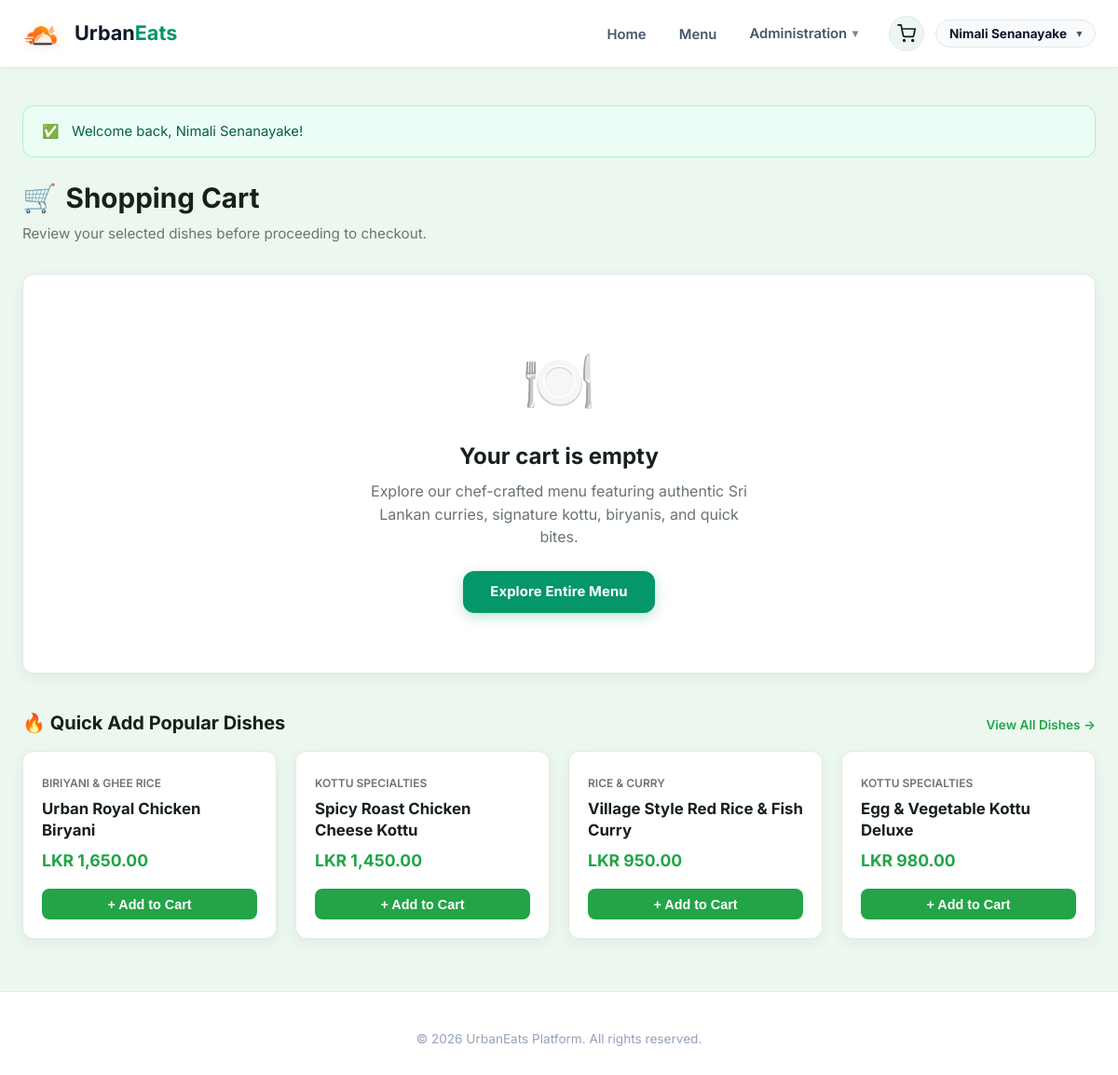
/public/orders/cart.php (signed in), run on the app's committed database.
### tables this page shows
CREATE TABLE `users` (
  `user_id` BIGINT UNSIGNED NOT NULL AUTO_INCREMENT,
  `role_id` TINYINT UNSIGNED NOT NULL,
  `full_name` VARCHAR(100) NOT NULL,
  `username` VARCHAR(50) NOT NULL,
  `email` VARCHAR(120) NOT NULL,
  `password_hash` VARCHAR(255) NOT NULL,
  `is_active` TINYINT(1) NOT NULL DEFAULT 1 COMMENT '1 = Active, 0 = Deactivated/Suspended',
  `created_at` TIMESTAMP NOT NULL DEFAULT CURRENT_TIMESTAMP,
  `updated_at` TIMESTAMP NOT NULL DEFAULT CURRENT_TIMESTAMP ON UPDATE CURRENT_TIMESTAMP,
  PRIMARY KEY (`user_id`),
  UNIQUE KEY `uk_users_username` (`username`),
  UNIQUE KEY `uk_users_email` (`email`),
  KEY `idx_users_role_id` (`role_id`),
  KEY `idx_users_is_active` (`is_active`),
  KEY `idx_users_created_at` (`created_at`),
  CONSTRAINT `fk_users_role` FOREIGN KEY (`role_id`)
    REFERENCES `roles` (`role_id`)
    ON UPDATE CASCADE
    ON DELETE RESTRICT
);

CREATE TABLE IF NOT EXISTS `dishes` (
    `dish_id`      INT UNSIGNED NOT NULL AUTO_INCREMENT PRIMARY KEY,
    `category_id`  INT UNSIGNED NOT NULL,
    `name`         VARCHAR(120) NOT NULL,
    `description`  TEXT         NULL,
    `price`        DECIMAL(10,2) NOT NULL,
    `image_path`   VARCHAR(255) NULL COMMENT 'Relative path: uploads/dishes/xxx.ext',
    `is_active`    TINYINT(1)   NOT NULL DEFAULT 1 COMMENT '1 = Active, 0 = Soft deleted',
    `created_at`   TIMESTAMP    NOT NULL DEFAULT CURRENT_TIMESTAMP,
    `updated_at`   TIMESTAMP    NOT NULL DEFAULT CURRENT_TIMESTAMP ON UPDATE CURRENT_TIMESTAMP,
    CONSTRAINT `fk_dishes_category`
        FOREIGN KEY (`category_id`) REFERENCES `categories` (`category_id`)
        ON UPDATE CASCADE ON DELETE RESTRICT,
    INDEX `idx_dishes_category_active` (`category_id`, `is_active`),
    INDEX `idx_dishes_price` (`price`),
    INDEX `idx_dishes_name` (`name`),
    INDEX `idx_dishes_active` (`is_active`)
);

CREATE TABLE IF NOT EXISTS `categories` (
    `category_id`   INT UNSIGNED NOT NULL AUTO_INCREMENT PRIMARY KEY,
    `name`          VARCHAR(80)  NOT NULL UNIQUE,
    `description`   VARCHAR(255) NULL,
    `display_order` TINYINT UNSIGNED NOT NULL DEFAULT 0,
    `is_active`     TINYINT(1)   NOT NULL DEFAULT 1 COMMENT '1 = Active, 0 = Inactive / Hidden',
    `created_at`    TIMESTAMP    NOT NULL DEFAULT CURRENT_TIMESTAMP,
    `updated_at`    TIMESTAMP    NOT NULL DEFAULT CURRENT_TIMESTAMP ON UPDATE CURRENT_TIMESTAMP,
    INDEX `idx_categories_active` (`is_active`),
    INDEX `idx_categories_order` (`display_order`, `name`)
);

### config/db.php (called while the page is built, shortened)
<?php
class Database
{
    private static ?array $config = null;
    public static function loadConfig(): array
    {
        if (self::$config !== null) {
            return self::$config;
        }
        $baseDir = dirname(__DIR__);
        $localConfig = $baseDir . '/config/config.local.php';
        $mainConfig  = $baseDir . '/config/config.php';
        $sampleConfig = $baseDir . '/config/config.sample.php';
        if (file_exists($localConfig)) {
            self::$config = require $localConfig;
        } elseif (file_exists($mainConfig)) {
            self::$config = require $mainConfig;
        } elseif (file_exists($sampleConfig)) {
            self::$config = require $sampleConfig;
        } else {
            throw new RuntimeException('No configuration file found in config directory.');
        }
        return self::$config;
    }
}

### includes/functions.php (called while the page is built, shortened)
<?php
function e(mixed $value): string
{
    return htmlspecialchars((string)($value ?? ''), ENT_QUOTES | ENT_SUBSTITUTE, 'UTF-8');
}
function get_flash_messages(): array
{
    $messages = $_SESSION['flash_messages'] ?? [];
    return is_array($messages) ? $messages : [];
}
function base_url(string $path = ''): string
{
    static $cachedBase = null;
    if ($cachedBase === null) {
        if (class_exists('Database')) {
            try {
                $config = Database::loadConfig();
                if (!empty($config['app']['url'])) {
                    $cachedBase = rtrim($config['app']['url'], '/');
                }
            } catch (Throwable) {
            }
        }
    }
    $path = ltrim($path, '/');
    return $path === '' ? $cachedBase : "{$cachedBase}/{$path}";
}

### includes/auth.php (called while the page is built, shortened)
<?php
function is_logged_in(): bool
{
    return !empty($_SESSION['user_id']) && is_numeric($_SESSION['user_id']);
}
function current_user_id(): ?int
{
    return is_logged_in() ? (int)$_SESSION['user_id'] : null;
}
function current_user_role(): ?string
{
    return $_SESSION['role'] ?? null;
}
function current_user(): ?array
{
    try {
        $pdo = get_db_connection();
        $stmt = $pdo->prepare(
            'SELECT u.user_id, u.role_id, u.full_name, u.username, u.email, u.is_active, u.created_at, u.updated_at,
                    r.role_name, r.role_description
             FROM users u
             INNER JOIN roles r ON u.role_id = r.role_id
             WHERE u.user_id = :id
             LIMIT 1'
        );
        $stmt->execute([':id' => current_user_id()]);
        $cachedUser = $stmt->fetch() ?: null;
        return $cachedUser;
    } catch (Throwable $e) {
        error_log('Failed fetching current_user: ' . $e->getMessage());
        return null;
    }
}

### includes/stock.php (called while the page is built, shortened)
<?php
require_once dirname(__DIR__) . '/config/db.php';
require_once __DIR__ . '/functions.php';
function format_lkr(float|int|string $price): string
{
    return 'LKR ' . number_format((float)$price, 2);
}

### public/orders/cart.php (the view, shortened to what this page needs)
<?php
$cartDetails = cart_get_details();
$items = $cartDetails['items'];
$pdo = get_db_connection();
$stmtPopular = $pdo->query(
    'SELECT d.dish_id, d.name, d.price, d.image_path, c.name AS category_name,
            COALESCE(i.qty_available, 0) AS qty_available
     FROM dishes d
     JOIN categories c ON d.category_id = c.category_id
     LEFT JOIN inventory i ON d.dish_id = i.dish_id
     WHERE d.is_active = 1 AND COALESCE(i.qty_available, 0) > 0
     ORDER BY d.dish_id ASC
     LIMIT 4'
);
$popularDishes = $stmtPopular->fetchAll();
$extraHead = '<link rel="stylesheet" href="' . base_url('css/component-c.css') . '">';
require_once dirname(__DIR__, 2) . '/includes/header.php';
?>
<div class="c-page-header">
    <div>
        <h1 class="c-page-title">
            <span>🛒</span> Shopping Cart
        </h1>
        <p class="c-page-subtitle">Review your selected dishes before proceeding to checkout.</p>
    </div>
</div>
<?php if (empty($items)): ?>
    <div class="c-card c-cart-empty-state">
        <div class="c-cart-empty-icon">🍽️</div>
        <h2 style="margin: 0 0 0.5rem 0; font-size: 1.5rem; color: var(--c-charcoal);">Your cart is empty</h2>
        <p style="color: var(--c-muted); max-width: 420px; margin: 0 auto 1.5rem auto;">
            Explore our chef-crafted menu featuring authentic Sri Lankan curries, signature kottu, biryanis, and quick bites.
        </p>
        <a href="<?= base_url('menu/index.php') ?>" class="btn btn-primary" style="padding: 0.75rem 1.75rem;">
            Explore Entire Menu
        </a>
    </div>
    <?php if (!empty($popularDishes)): ?>
        <div style="margin-top: 2.5rem;">
            <div style="display: flex; justify-content: space-between; align-items: baseline; margin-bottom: 1rem;">
                <h3 style="font-size: 1.25rem; font-weight: 700; color: var(--c-charcoal); margin: 0;">
                    🔥 Quick Add Popular Dishes
                </h3>
                <a href="<?= base_url('menu/index.php') ?>" style="font-size: 0.85rem; color: var(--c-primary); font-weight: 600; text-decoration: none;">
                    View All Dishes →
                </a>
            </div>
            <div style="display: grid; grid-template-columns: repeat(auto-fit, minmax(240px, 1fr)); gap: 1.25rem;">
                <?php foreach ($popularDishes as $pDish): ?>
                    <div class="c-card" style="margin-bottom: 0; padding: 1.25rem; display: flex; flex-direction: column; justify-content: space-between;">
                        <div>
                            <span style="font-size: 0.75rem; color: var(--c-muted); text-transform: uppercase; font-weight: 600;"><?= e($pDish['category_name']) ?></span>
                            <h4 style="margin: 0.35rem 0 0.5rem 0; font-size: 1.05rem; color: var(--c-charcoal);"><?= e($pDish['name']) ?></h4>
                            <div style="font-weight: 700; color: var(--c-primary); font-size: 1.1rem; margin-bottom: 1rem;">
                                <?= format_lkr($pDish['price']) ?>
                            </div>
                        </div>
                        <form action="<?= base_url('orders/cart.php') ?>" method="POST">
                            <button type="submit" class="c-btn-block c-btn-primary" style="padding: 0.55rem 1rem; font-size: 0.9rem;">
                                + Add to Cart
                            </button>
                        </form>
                    </div>
                <?php endforeach; ?>
            </div>
        </div>
    <?php endif; ?>
<?php endif; ?>
<?php require_once dirname(__DIR__, 2) . '/includes/footer.php'; ?>

### includes/header.php (shortened to what this page needs)
<?php
$currentUser = current_user();
$currentRole = current_user_role();
$currentScript = $_SERVER['SCRIPT_NAME'] ?? '';
$isHome = str_ends_with($currentScript, 'index.php') && !str_contains($currentScript, '/admin/') && !str_contains($currentScript, '/menu/');
$isMenu = str_contains($currentScript, '/menu/index.php') || str_contains($currentScript, '/menu/detail.php');
$isAdmin = str_contains($currentScript, '/admin/');
$isKitchen = str_contains($currentScript, '/menu/manage.php') || str_contains($currentScript, '/menu/stock.php') || str_contains($currentScript, '/menu/categories.php') || str_contains($currentScript, '/menu/dish-form.php');
$cartCount = 0;
if (is_logged_in() && isset($_SESSION['cart']) && is_array($_SESSION['cart'])) {
    $cartCount = (int)array_sum($_SESSION['cart']);
}
?>
<!DOCTYPE html>
<html lang="en">
<head>
    <link rel="stylesheet" href="<?= base_url('css/style.css') ?>">
    <?php if (!empty($extraHead)) echo $extraHead; ?>
</head>
<body>
<header class="site-header">
    <div class="container header-inner">
        <a href="<?= base_url('index.php') ?>" class="brand" aria-label="UrbanEats Home">
            <img src="<?= base_url('images/logo.png') ?>" alt="UrbanEats Logo" class="brand-logo-img">
            <span>Urban<span class="brand-highlight">Eats</span></span>
        </a>
        <div class="header-right">
            <nav>
                <ul class="nav-links" id="mainNav">
                    <li><a href="<?= base_url('index.php') ?>" class="nav-link <?= $isHome ? 'active' : '' ?>">Home</a></li>
                    <li><a href="<?= base_url('menu/index.php') ?>" class="nav-link <?= $isMenu ? 'active' : '' ?>">Menu</a></li>
                    <?php if (is_logged_in()): ?>
                        <?php if ($currentRole === 'admin'): ?>
                            <li class="nav-item-dropdown">
                                <a href="<?= base_url('admin/index.php') ?>" class="nav-link nav-dropdown-toggle <?= ($isAdmin || $isKitchen) ? 'active' : '' ?>">
                                    <span>Administration</span>
                                    <span class="nav-caret">▾</span>
                                </a>
                            </li>
                        <?php endif; ?>
                    <?php endif; ?>
                </ul>
            </nav>
            <div class="nav-actions">
                <?php if (is_logged_in() && $currentUser): ?>
                    <a href="<?= base_url('orders/cart.php') ?>" class="nav-cart-btn" aria-label="Shopping Cart (<?= $cartCount ?> items)" title="View Shopping Cart">
                    </a>
                    <div class="user-profile-menu">
                        <button type="button" class="user-badge-nav user-dropdown-btn" id="userMenuBtn" aria-haspopup="true" aria-expanded="false" title="Account settings">
                            <span class="user-name"><?= e(!empty($currentUser['full_name']) ? $currentUser['full_name'] : $currentUser['username']) ?></span>
                            <span class="dropdown-caret">▾</span>
                        </button>
                    </div>
                <?php else: ?>
                    <a href="<?= base_url('auth/login.php') ?>" class="btn btn-outline btn-sm">Sign In</a>
                    <a href="<?= base_url('auth/register.php') ?>" class="btn btn-primary btn-sm">Create Account</a>
                <?php endif; ?>
            </div>
        </div>
    </div>
</header>
<main class="main-content">
    <div class="container">
        <?php
        $flashMessages = get_flash_messages();
        if (!empty($flashMessages)):
            foreach ($flashMessages as $flash):
                $alertClass = 'alert-' . e($flash['type']);
                $icon = match ($flash['type']) {
                    'success' => '✅',
                    'danger'  => '⚠️',
                    'warning' => '⚡',
                    default   => 'ℹ️',
                };
        ?>
            <div class="alert <?= $alertClass ?>" role="alert">
                <span><?= $icon ?></span>
                <div><?= e($flash['message']) ?></div>
            </div>
        <?php
            endforeach;
        endif;
        ?>

### public/css/component-c.css (style rules this page uses)
:root { --c-primary: #22A447; --c-primary-dark: #167A35; --c-primary-light: #E8F5E9; --c-charcoal: #17211B; --c-surface: #FFFFFF; --c-background: #F7FAF7; --c-text: #202B24; --c-muted: #69756D; --c-border: #E2E9E3; --c-border-hover: #B8D1BE; --c-success: #16A34A; --c-warning: #D97706; --c-danger: #DC2626; --c-info: #2563EB; --c-radius: 12px; --c-radius-sm: 8px; --c-radius-lg: 16px; --c-shadow: 0 4px 16px rgba(23, 33, 27, 0.06); --c-shadow-hover: 0 8px 24px rgba(34, 164, 71, 0.12); --c-transition: all 0.2s cubic-bezier(0.4, 0, 0.2, 1); }
.c-page-header { margin-bottom: 2rem; display: flex; justify-content: space-between; align-items: flex-start; flex-wrap: wrap; gap: 1rem; }
.c-page-title { font-size: 1.85rem; font-weight: 700; color: var(--c-charcoal); margin: 0 0 0.35rem 0; display: flex; align-items: center; gap: 0.6rem; }
.c-page-subtitle { color: var(--c-muted); font-size: 0.95rem; margin: 0; }
.c-card { background: var(--c-surface); border: 1px solid var(--c-border); border-radius: var(--c-radius); box-shadow: var(--c-shadow); padding: 1.5rem; margin-bottom: 1.5rem; transition: var(--c-transition); }
.c-cart-empty-state { text-align: center; padding: 4rem 1.5rem; }
.c-cart-empty-icon { font-size: 4rem; color: var(--c-muted); margin-bottom: 1rem; }
.c-btn-block { display: block; width: 100%; text-align: center; padding: 0.85rem 1.25rem; font-size: 1.05rem; font-weight: 600; border-radius: var(--c-radius-sm); text-decoration: none; cursor: pointer; border: none; transition: var(--c-transition); }
.c-btn-primary { background: var(--c-primary); color: #FFF; }

### data on the page
users: full_name "Nimali Senanayake"
dishes: category.name "BIRIYANI & GHEE RICE", name "Urban Royal Chicken Biryani", price "LKR 1,650.00"
dishes: category.name "KOTTU SPECIALTIES", name "Spicy Roast Chicken Cheese Kottu", price "LKR 1,450.00"
dishes: category.name "RICE & CURRY", name "Village Style Red Rice & Fish Curry", price "LKR 950.00"
dishes: category.name "KOTTU SPECIALTIES", name "Egg & Vegetable Kottu Deluxe", price "LKR 980.00"

### other printed values
$icon "✅"
$flash['message'] "Welcome back, Nimali Senanayake!"
